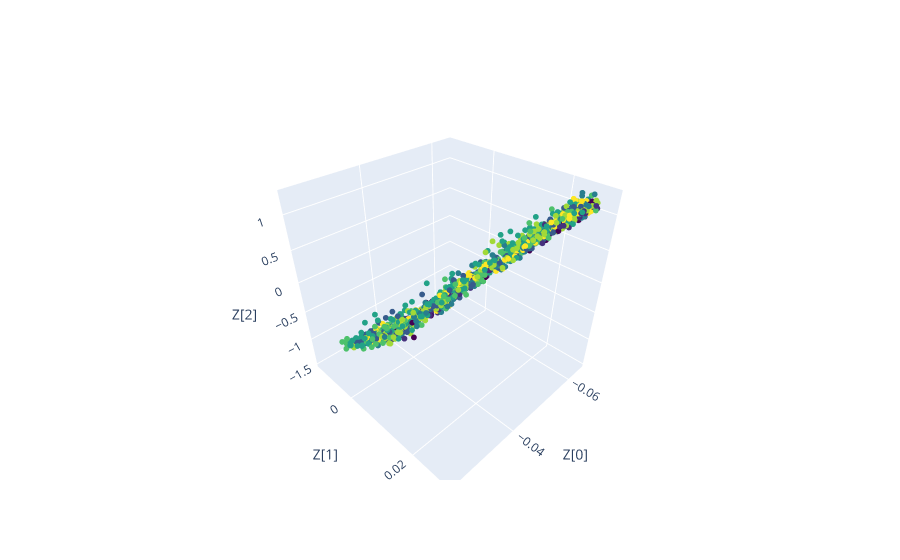

Notebook code for this chart:
### Code cell
plot_label_clusters(vae_ber, ber_features, y_labels)

### Figure 1 — Plotly figure (JSON) as saved in the notebook; plotly's stock layout.template omitted (floating-point values rounded to 4 significant figures; data arrays with more than 128 entries replaced by an {"elided": "..."} marker saying what was removed)
{"data": [{"marker": {"color": {"elided": "1440 int values"}, "colorscale": [[0, "#440154"], [0.1111, "#482878"], [0.2222, "#3e4989"], [0.3333, "#31688e"], [0.4444, "#26828e"], [0.5556, "#1f9e89"], [0.6667, "#35b779"], [0.7778, "#6ece58"], [0.8889, "#b5de2b"], [1, "#fde725"]], "size": 2}, "mode": "markers", "type": "scatter3d", "x": {"elided": "1440 float values"}, "y": {"elided": "1440 float values"}, "z": {"elided": "1440 float values"}}], "layout": {"scene": {"xaxis": {"title": {"text": "Z[0]"}}, "yaxis": {"title": {"text": "Z[1]"}}, "zaxis": {"title": {"text": "Z[2]"}}}}}
